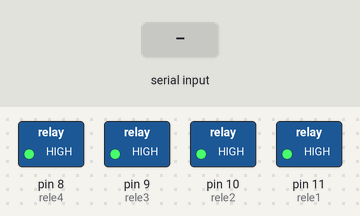
This sketch was run on a simulated Arduino Uno, built with avr-gcc and run on an emulated ATmega328P. Shown: switched loads named in the sketch (green lamp = pin HIGH). Inputs (shaded band) come from the test bench.

Above: at 1.2 s.
1.3 s: "1" received over Serial
At 2.0 s:
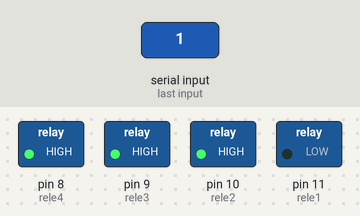
2.8 s: "2" received over Serial
At 3.2 s:
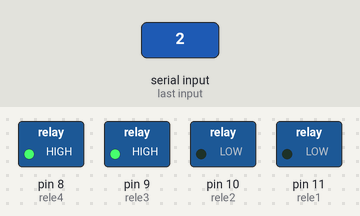
4.3 s: "3" received over Serial
At 5.5 s:
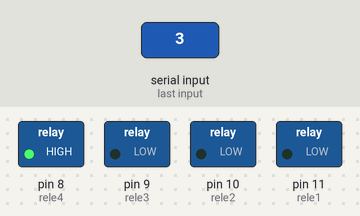
5.8 s: "4" received over Serial
At 6.6 s:
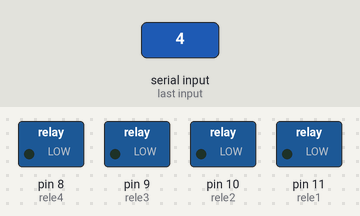
7.3 s: "a" received over Serial
At 7.8 s:
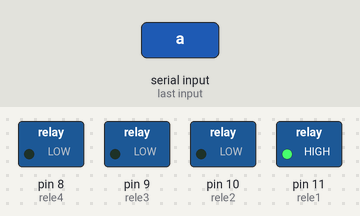
8.8 s: "b" received over Serial
At 10.1 s:
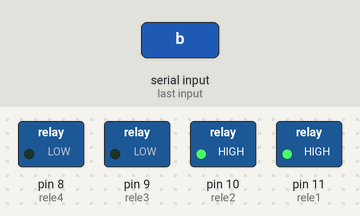
Timing chart, 0 to 11.3 s (numbered marks = the images above; inputs shaded):
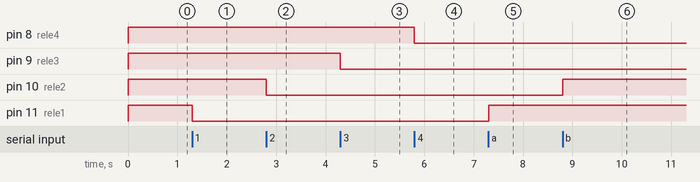

Measured:
- after the input at 1.3 s, pin 11 (rele1): HIGH → LOW at once
- after the input at 2.8 s, pin 10 (rele2): HIGH → LOW at once
- after the input at 4.3 s, pin 9 (rele3): HIGH → LOW at once
- after the input at 5.8 s, pin 8 (rele4): HIGH → LOW at once
- after the input at 7.3 s, pin 11 (rele1): LOW → HIGH at once
- after the input at 8.8 s, pin 10 (rele2): LOW → HIGH at once

The sketch:

PC_CARGA.ino
```cpp
const int rele1 = 11; // Relevador 1
const int rele2 = 10; // Relevador 2
const int rele3 = 9;  // Relevador 3
const int rele4 = 8;  // Relevador 4

void setup() {
  Serial.begin(9600);

  pinMode(rele1, OUTPUT);
  pinMode(rele2, OUTPUT);
  pinMode(rele3, OUTPUT);
  pinMode(rele4, OUTPUT);

  // Relés en HIGH = apagados
  digitalWrite(rele1, HIGH);
  digitalWrite(rele2, HIGH);
  digitalWrite(rele3, HIGH);
  digitalWrite(rele4, HIGH);
}

void loop() {
  if (Serial.available()) {
    char c = Serial.read();

    // ENCENDER INDIVIDUAL
    if (c == '1') digitalWrite(rele1, LOW);
    if (c == '2') digitalWrite(rele2, LOW);
    if (c == '3') digitalWrite(rele3, LOW);
    if (c == '4') digitalWrite(rele4, LOW);

    // APAGAR INDIVIDUAL
    if (c == 'a') digitalWrite(rele1, HIGH);
    if (c == 'b') digitalWrite(rele2, HIGH);
    if (c == 'c') digitalWrite(rele3, HIGH);
    if (c == 'd') digitalWrite(rele4, HIGH);

    // ENCENDER TODOS
    if (c == '0') {
      digitalWrite(rele1, LOW);
      digitalWrite(rele2, LOW);
      digitalWrite(rele3, LOW);
      digitalWrite(rele4, LOW);
    }

    // APAGAR TODOS
    if (c == 'z') {
      digitalWrite(rele1, HIGH);
      digitalWrite(rele2, HIGH);
      digitalWrite(rele3, HIGH);
      digitalWrite(rele4, HIGH);
    }
  }
}
```
